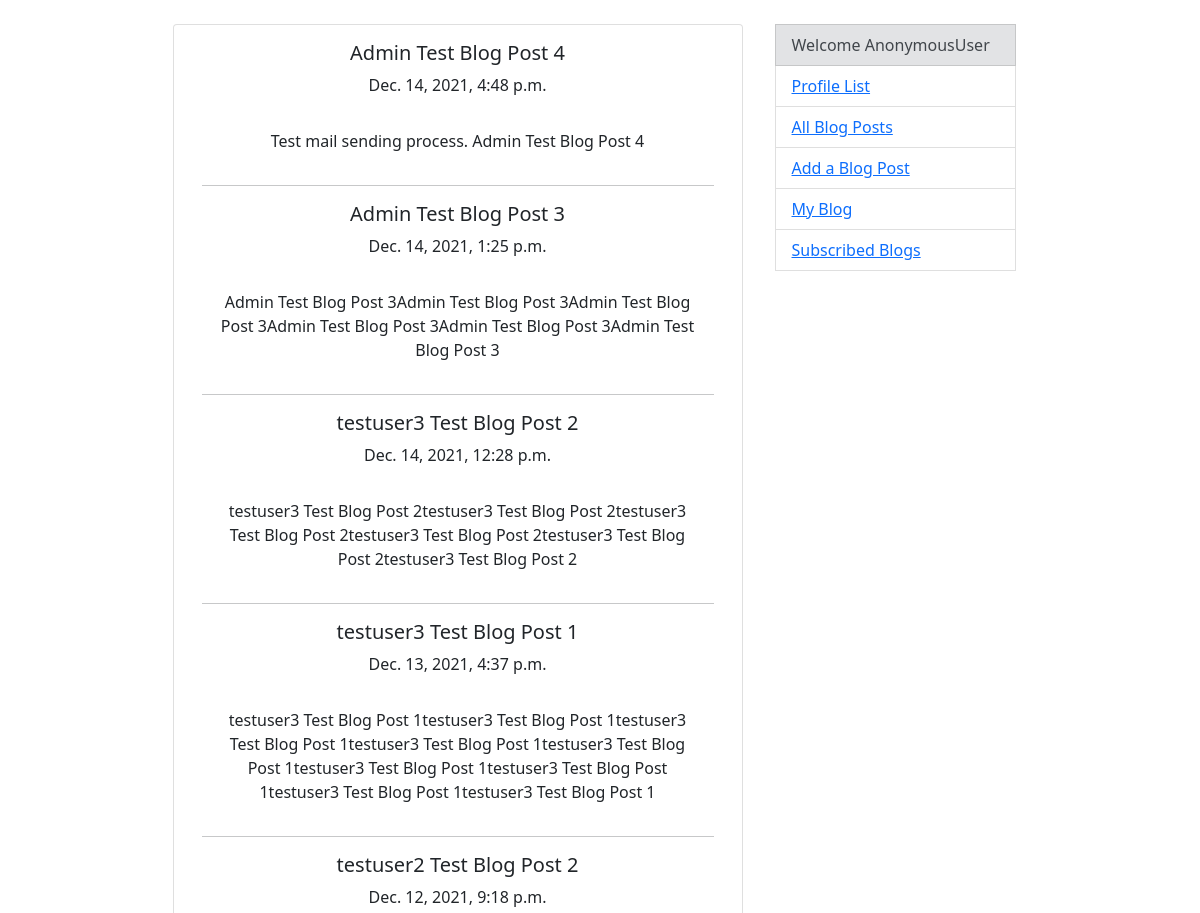
Page /blogs/ (upper part) on the earlier database version.
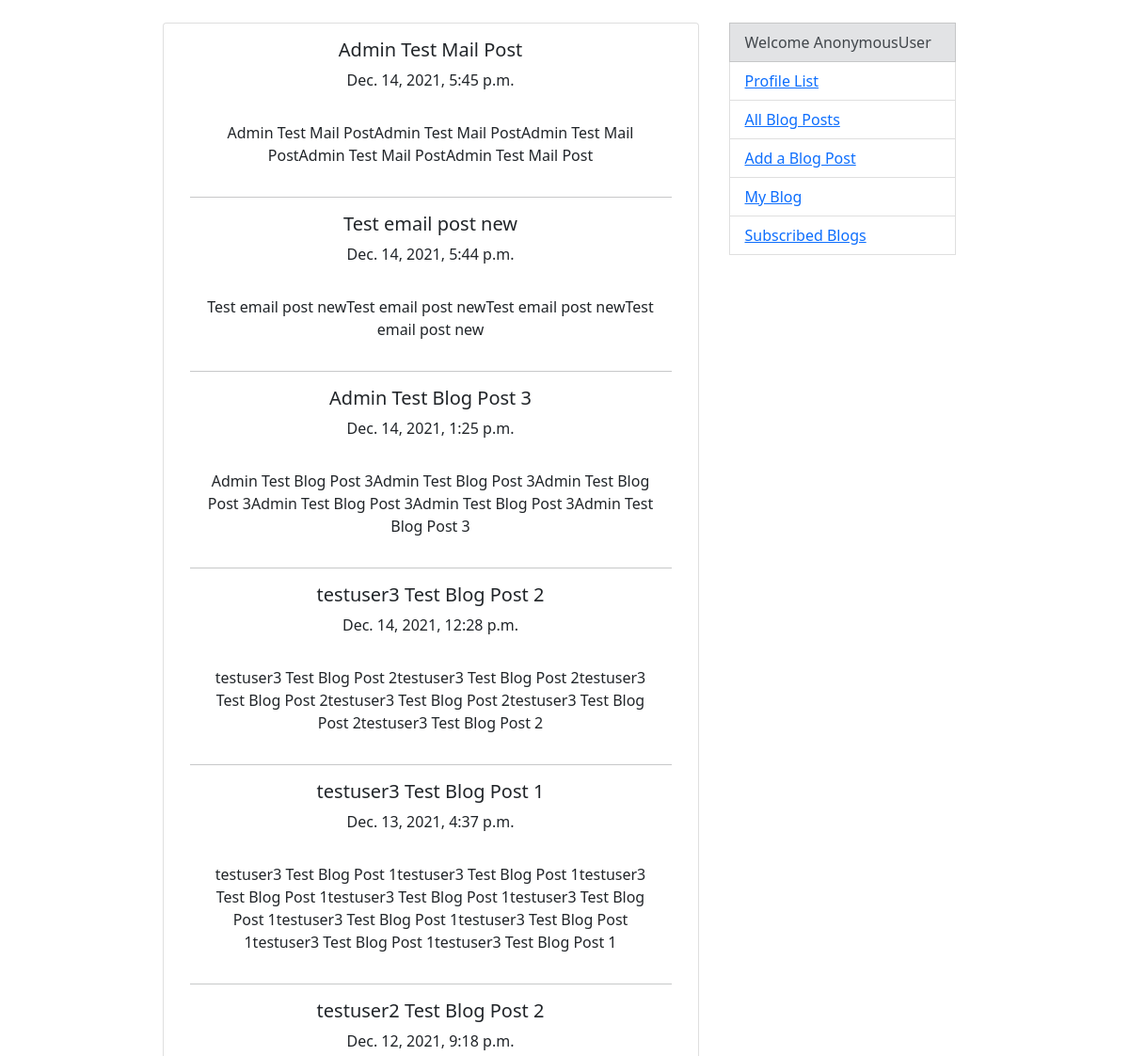
Same page on the later database version.
### blogs/models.py (models this page shows, shortened)
class BlogPost(models.Model):
    author = models.ForeignKey(Profile, on_delete=models.CASCADE)
    post_title = models.CharField("Post Title", max_length=150, unique=True)
    post_content = models.TextField("Content")
    created = models.DateTimeField(auto_now_add=True)
    class Meta:
        ordering = ("-created",)

### blogs/views.py (the view)
# urls.py: path('', BlogPostListView.as_view(), name='blogs'),
class BlogPostListView(ListView):
    model = BlogPost
    template_name = 'blogs/index.html'
    context_object_name = "blogs"
    ordering = "-created"

### blogs/templates/blogs/index.html (shortened to what this page needs)
{% extends 'base.html' %}
{% block content %}
    {% for post in blogs %}
        <h5 class="card-title">{{ post.post_title }}</h5>
        <p class="card-text">{{ post.created }}</p>
        <p class="card-body">{{ post.post_content }}</p>
        <hr>
    {% endfor %}
{% endblock %}

Differences in the rows shown:
removed BlogPost: post_title "Admin Test Blog Post 4", created "Dec. 14, 2021, 4:48 p.m.", post_content "Test mail sending process. Admin Test Blog Post 4"
added BlogPost: post_title "Admin Test Mail Post", created "Dec. 14, 2021, 5:45 p.m.", post_content "Admin Test Mail PostAdmin Test Mail PostAdmin Test Mail PostAdmin Test Mail PostAdmin Test Mail Post"
added BlogPost: post_title "Test email post new", created "Dec. 14, 2021, 5:44 p.m.", post_content "Test email post newTest email post newTest email post newTest email post new"
